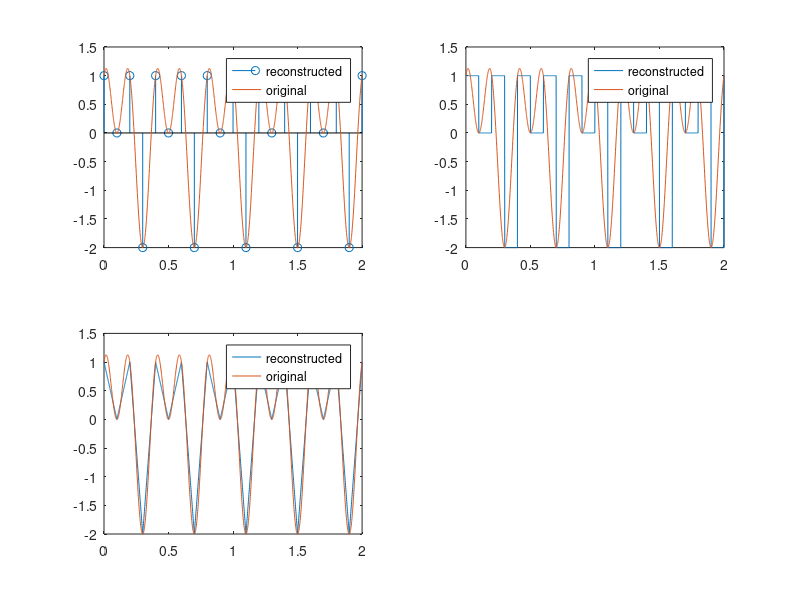

MATLAB code to generate this figure: (Note: this script raises an error after producing the figure.)
Ts=0.1;
t_fine=0:0.001:2;
t_samples=0:Ts:2;
xt=sin(5*pi*t_samples)+cos(10*pi*t_samples);
zt=sin(5*pi*t_fine)+cos(10*pi*t_fine);
n=0:length(t_samples)-1;

subplot(2,2,1) , stem(t_samples,xt);
hold on;
 plot(t_fine,zt);hold off;
 legend("reconstructed","original");
 
at=interp1(t_samples,xt,t_fine,'previous');
subplot(2,2,2),plot(t_fine,at);
hold on;
 plot(t_fine,zt);hold off;
 legend("reconstructed","original");
 
bt=interp1(t_samples,xt,t_fine);
subplot(2,2,3),plot(t_fine,bt);
hold on;
 plot(t_fine,zt);hold off;
 legend("reconstructed","original");
 
ct=sinc_interp(n,xt,Ts,t_fine);
subplot(2,2,4), plot(t_fine,ct);
hold on;
 plot(t_fine,zt);hold off;
 legend("reconstructed","original");


mae=zeros(3,1);
for j=1:length(t_fine)
    if t_fine(j)>=0.5 && t_fine(j)<=1.5
        mae(1)=max(mae(1),abs(zt(j)-at(j)));
        mae(2)=max(mae(2),abs(zt(j)-bt(j)));
        mae(3)=max(mae(3),abs(zt(j)-ct(j)));
    end
end
mae